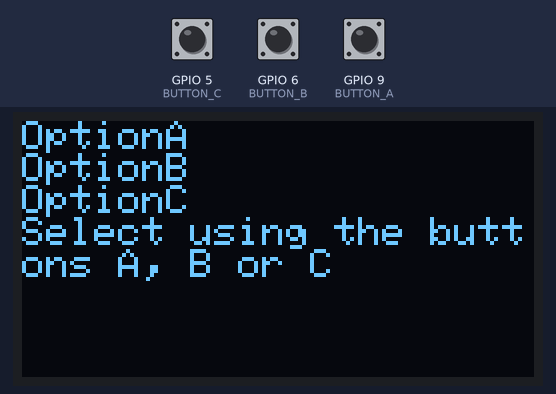
Simulated run of this sketch. Board: ESP32-S2. On the bench: 128×64 one-colour display. The inputs (shaded band) are chosen by the test bench; at power-on: GPIO 5 (BUTTON_C) HIGH, GPIO 6 (BUTTON_B) HIGH, GPIO 9 (BUTTON_A) HIGH. The display library's start-up logo is not drawn; what the sketch prints to the serial monitor is not drawn. At 7.0 s the program stops and its outputs stay as they are.

Above: at 2.5 s.
2.6 s: GPIO 5 (BUTTON_C) pulled LOW for 1 s
At 2.83 s:
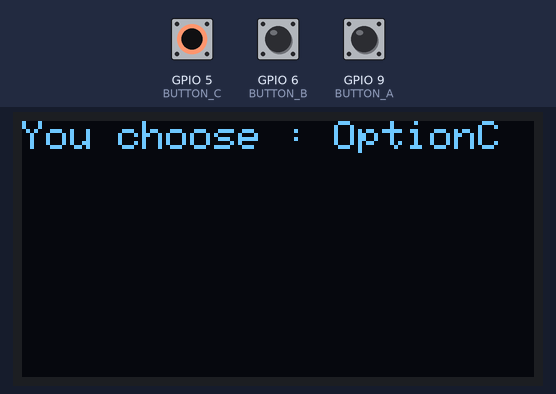
5.1 s: GPIO 6 (BUTTON_B) pulled LOW for 0.15 s
At 6.7 s:
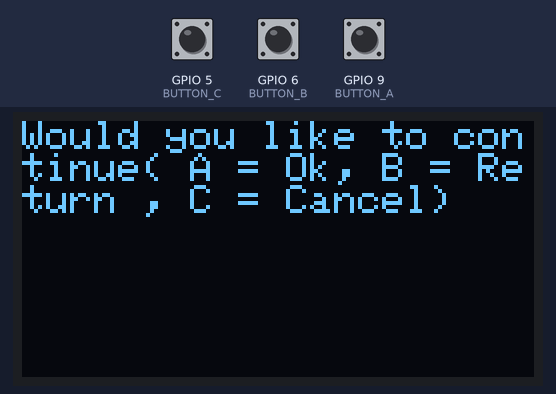
7.0 s: GPIO 9 (BUTTON_A) pulled LOW for 0.15 s
At 8.1 s:
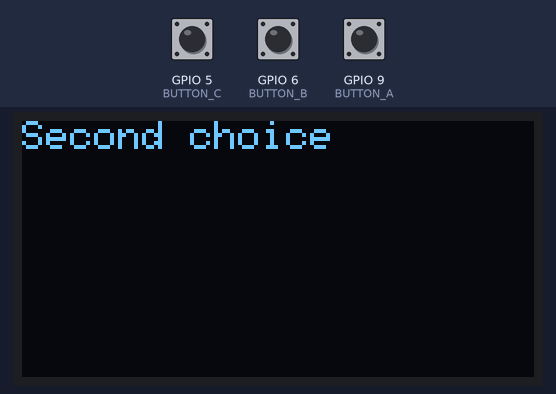
Timing chart, 0 to 8.5 s (numbered marks = the images above; inputs shaded):
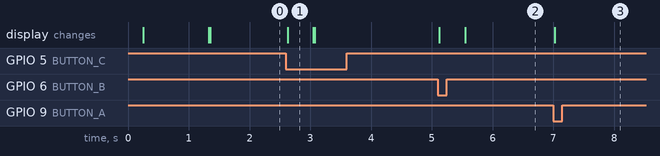

Measured:
- after the input at 2.6 s, the display: changes at once (image 1)
- after the input at 5.1 s, the display: first changes at once (image 2 shows a later state)
- after the input at 7.0 s, the display: changes at once (image 3)
- what the display in image 1 shows lasts 0.5 s, from 2.6 s to 3.1 s

The sketch:

SelectingNB.ino
```cpp
#include <SPI.h>
#include <Wire.h>
#include <Adafruit_GFX.h>
#include <Adafruit_SH110X.h>
// reference:
// go to - https://en.cppreference.com/w/cpp/language/goto

Adafruit_SH1107 display = Adafruit_SH1107(64, 128, &Wire);


// 32u4, M0, M4, nrf52840, esp32-s2 and 328p
#define BUTTON_A  9
#define BUTTON_B  6
#define BUTTON_C  5


void setup() {
  Serial.begin(115200);

  Serial.println("128x64 OLED FeatherWing test");
  delay(250); // wait for the OLED to power up
  display.begin(0x3C, true); // Address 0x3C default

  Serial.println("OLED begun");

  // Show image buffer on the display hardware.
  // Since the buffer is intialized with an Adafruit splashscreen
  // internally, this will display the splashscreen.
  display.display();
  delay(1000);
  display.setRotation(1);
  // Clear the buffer.
  display.clearDisplay();
  display.display();

  Serial.println("IO test");

  pinMode(BUTTON_A, INPUT_PULLUP);
  pinMode(BUTTON_B, INPUT_PULLUP);
  pinMode(BUTTON_C, INPUT_PULLUP);

  display.setTextSize(1);
  display.setTextColor(SH110X_WHITE);

}

void loop() {
  Selecting:

  // Select Option
  display.clearDisplay();
  display.setCursor(0,0);
  display.println("OptionA");
  display.println("OptionB");
  display.println("OptionC");
  display.setCursor(0,24);
  display.print("Select using the buttons A, B or C");
  display.display(); // actually display all of the above

  delay(1000);
  int choice = 68;
  // Check option selected
  while(1){
    if(!digitalRead(BUTTON_A)){
      choice = 65;
    }
    else if(!digitalRead(BUTTON_B)){
      choice = 66;
    }
    else if(!digitalRead(BUTTON_C)){
      choice = 67;
    }
    if(choice != 68){ // if a choice was made quit while loop.
      break;
    }
  }

  display.clearDisplay();
  display.setCursor(0,0);
  display.print("You choose :");
  display.print(" Option");
  display.println(char(choice));
  display.display();
  delay(400);
  display.clearDisplay();
  display.setCursor(0,0);
  display.println("Would you like to continue( A = Ok, B = Return , C = Cancel)");
  display.display();
  choice = 68;
  while(1){
    if(!digitalRead(BUTTON_A)){
      choice = 65;
    }
    else if(!digitalRead(BUTTON_B)){
      choice = 66;
    }
    else if(!digitalRead(BUTTON_C)){
      choice = 67;
    }
    if(choice == 65){ // if a choice as made quit while loop.
      break;
    }
    else if(choice == 67){
      goto Selecting; // return to previous step
    }
  }

  display.clearDisplay();
  display.setCursor(0,0);
  display.print("Second choice");
  display.display();
  while(1);

}
```
